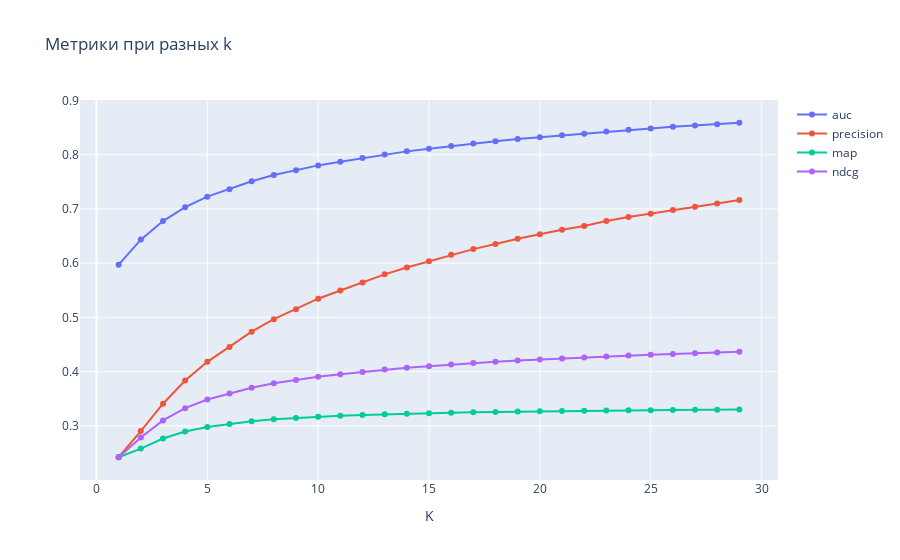

The notebook cell saved with this chart:
### Code cell
fig = go.Figure()
for key in info:
    fig.add_trace(go.Scatter(x = list(range(1,30)), y = info[key], mode='lines+markers',name = key))
fig.update_layout(title = 'Метрики при разных k',xaxis_title = 'K')
fig.show()
